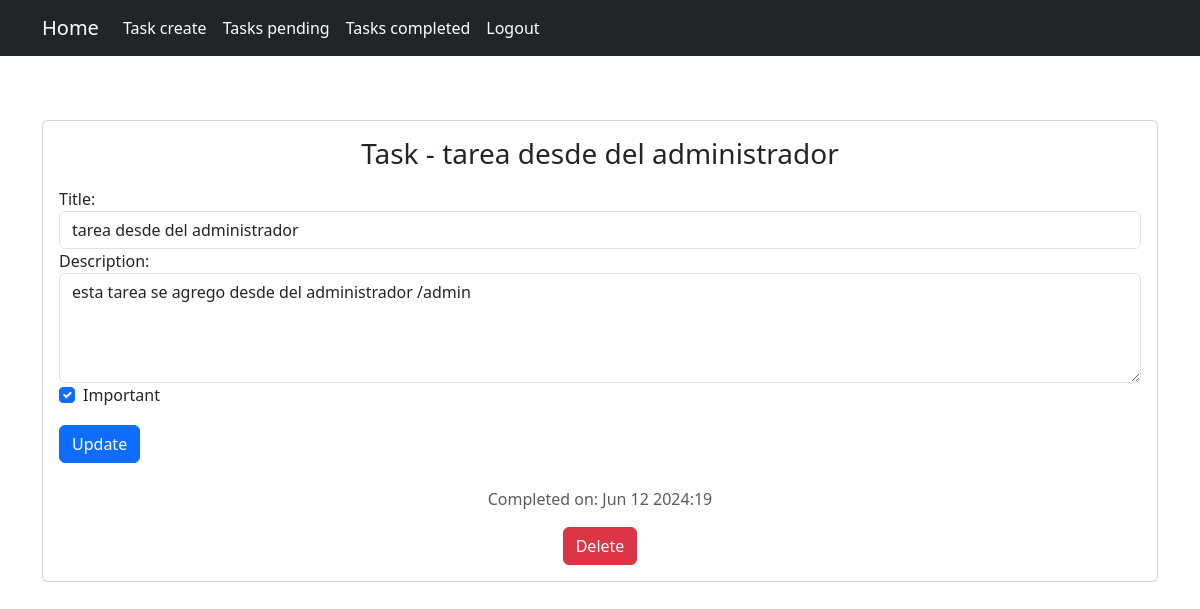
Page /tasks/1/ (signed in) on the committed database.
### tasks/models.py (models this page shows, shortened)
class Task(models.Model):
    title = models.CharField(max_length=250)
    description = models.TextField(max_length = 500, blank = True)
    created = models.DateTimeField(auto_now_add = True)
    datecompleted = models.DateTimeField(null = True, blank = True)
    important = models.BooleanField(default = False)
    user = models.ForeignKey(User, on_delete = models.CASCADE)

### tasks/views.py (the view, shortened to what this page needs)
# urls.py: path('tasks/<int:task_id>/', views.task_detail, name='task_detail'),
@login_required
def task_detail(request, task_id):
    if request.method == 'GET':
        task = get_object_or_404(Task, pk = task_id, user = request.user)
        form = TaskForm(instance = task)
        return render(request, 'task_detail.html', {
            'task' : task,
            'form' : form
        })

### tasks/forms.py
class TaskForm(ModelForm):
    class Meta:
        model = Task
        fields = ['title', 'description', 'important']

### tasks/templates/task_detail.html (shortened to what this page needs)
{% extends 'base.html' %}
{% block content %}
<main class="container py-5">
    <section class="card card-body">
        <h1 class="h3 mb-3 font-weight-normal text-center">Task - {{ task.title }}</h1>
        <form method="POST" class="form-task-update">
            <div class="form-group">
                <label for="id_title">Title:</label>
                <input type="text" id="id_title" name="title" class="form-control" value="{{ task.title }}" required>
            </div>
            <div class="form-group">
                <label for="id_description">Description:</label>
                <textarea id="id_description" name="description" class="form-control" rows="4" required>{{ task.description }}</textarea>
            </div>
            <div class="form-check">
                <input type="checkbox" id="id_important" name="important" class="form-check-input" {% if task.important %}checked{% endif %}>
                <label class="form-check-label" for="id_important">Important</label>
            </div>
            <button type="submit" class="btn btn-primary btn-block mt-3">Update</button>
        </form>
        <div class="text-center mt-4">
            {% if task.datecompleted %}
                <p class="text-muted">Completed on: {{ task.datecompleted|date:'M j Y:i' }}</p>
            {% else %}
                <form action="{% url 'complete_task' task.id %}" method="POST" class="form-task-action d-inline-block">
                    {% csrf_token %}
                    <button type="submit" class="btn btn-success">Complete</button>
                </form>
            {% endif %}
            <form action="{% url 'delete_task' task.id %}" method="POST" class="form-task-action d-inline-block ml-3">
                <button type="submit" class="btn btn-danger">Delete</button>
            </form>
        </div>
    </section>
</main>
{% endblock %}

### rows in the picture
Task: title "tarea desde del administrador", description "esta tarea se agrego desde del administrador /admin", important "☑", datecompleted "Jun 12 2024:19"
